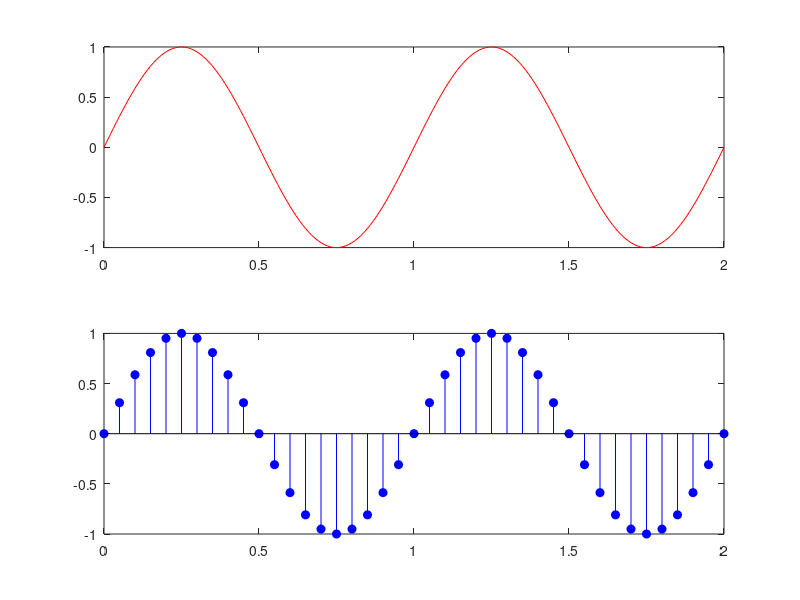

This figure's MATLAB source:
t=0:0.01:2;
x1=sin(2*pi*t);
plot(t,x1,'b')


n=0:1:40;
x2=sin(0.1*pi*n);
stem(n,x2,'r')
xlabel('koha diskrete n')
ylabel('amplituda')
axis([0 45 -2 2])
title('sinusoida diskrete')


plot(t,x1,'r')
hold on
stem(0.05*n,x2,'b','filled')

subplot(2,1,1)
plot(t,x1,'r')
subplot(2,1,2)
stem(0.05*n,x2,'b','filled')
